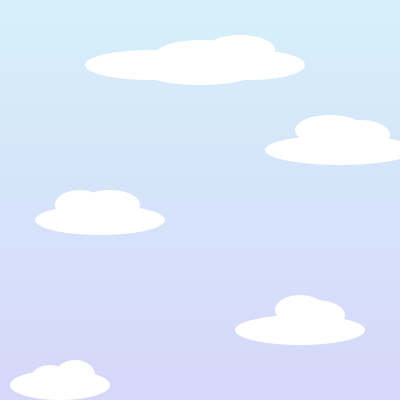
Frame 1 (no input)
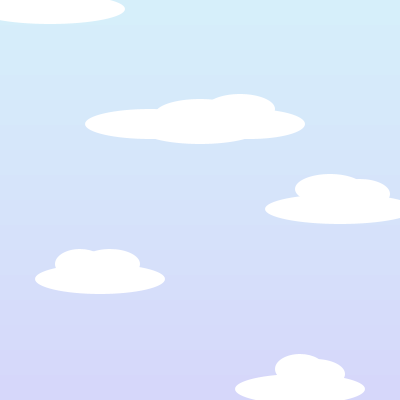
Frame 60 (the mouse pressed at the canvas centre just before this capture)
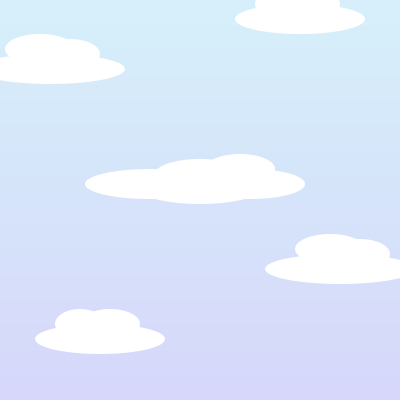
Frame 120 (the mouse held since frame 60 and released just before this capture)

The Processing sketch that drew these frames (run headless with seeded random() and noise(); from frame 60 on, the mouse is pressed at the canvas centre):

// Processing sketch: processing_162937
// ── processing_162937.pde

float y = 50.0;
float speed = 1.0;
float radius = 15.0;

void setup() {
  size(400, 400);
  smooth();
  noStroke();
  ellipseMode(RADIUS);
}


void draw() {
  fill(214, 239, 250);
rect(0, 0, 1500, 25);
fill(214, 237.5, 250);
rect(0, 25, 1500, 25);
fill(214, 236, 250);
rect(0, 50, 1500, 25);
fill(214, 234.5, 250);
rect(0, 75, 1500, 25);
fill(214, 233, 250);
rect(0, 100, 1500, 25);
fill(214, 231.5, 250);
rect(0, 125, 1500, 25);
fill(214, 230, 250);
rect(0, 150, 1500, 25);
fill(214, 228.5, 250);
rect(0, 175, 1500, 25);
fill(214, 227, 250);
rect(0, 200, 1500, 25);
fill(214, 225.5, 250);
rect(0, 225, 1500, 25);
fill(214, 224, 250);
rect(0, 250, 1500, 25);
fill(214, 222.5, 250);
rect(0, 275, 1500, 25);
fill(214, 220, 250);
rect(0, 300, 1500, 25);
fill(214, 219, 250);
rect(0, 325, 400, 25); 
fill(214, 217,250);
rect(0, 350, 400, 25);
fill(214, 215, 250);
rect(0, 375, 400, 25);
fill(214, 212, 250);
rect(0, 400, 400, 25);

    //main cloud
    fill (255, 255, 255);
  ellipse(200, y+5, radius+30, radius);
  ellipse(150, y+15, radius+50, radius);
  ellipse(250, y+15, radius+40, radius);
  ellipse(240, y, radius+20, radius);
  ellipse(200, y+20, radius+45, radius);
  //small cloud left
  ellipse (50, y-100, radius+60, radius);
  ellipse (70, y-115, radius +15, radius);
  ellipse(40, y-120, radius+20, radius);
  ellipse (340, y+100, radius+60, radius);
  ellipse (360, y+85, radius +15, radius);
  ellipse(330, y+80, radius+20, radius);
  //small cloud right
  ellipse (300, y-150, radius+50, radius);
  ellipse(310, y-165, radius+15, radius);
  ellipse(280, y-165, radius+10, radius);
  ellipse (100, y+170, radius+50, radius);
  ellipse(110, y+155, radius+15, radius);
  ellipse(80, y+155, radius+10, radius);
  //top and bottom cloud
  ellipse (100, y-280, radius+50, radius);
  ellipse(115, y-295, radius+15, radius);
  ellipse(90, y-290, radius+10, radius);
  ellipse (300, y+280, radius+50, radius);
  ellipse(315, y+265, radius+15, radius);
  ellipse(300, y+260, radius+10, radius);
  //tippy tippy top cloud
  ellipse(375, y-325, radius+5, radius); 
  ellipse(360, y-315, radius+35, radius);
  ellipse(350, y-320, radius+5, radius);
  ellipse(75, y+325, radius+5, radius); 
  ellipse(60, y+335, radius+35, radius);
  ellipse(50, y+330, radius+5, radius);

  y = y + speed;
  if (y > height-radius-20) { 
    speed = -1.0;
  }
  if (y < 0 + radius) {
    speed = 1;
  }
}
